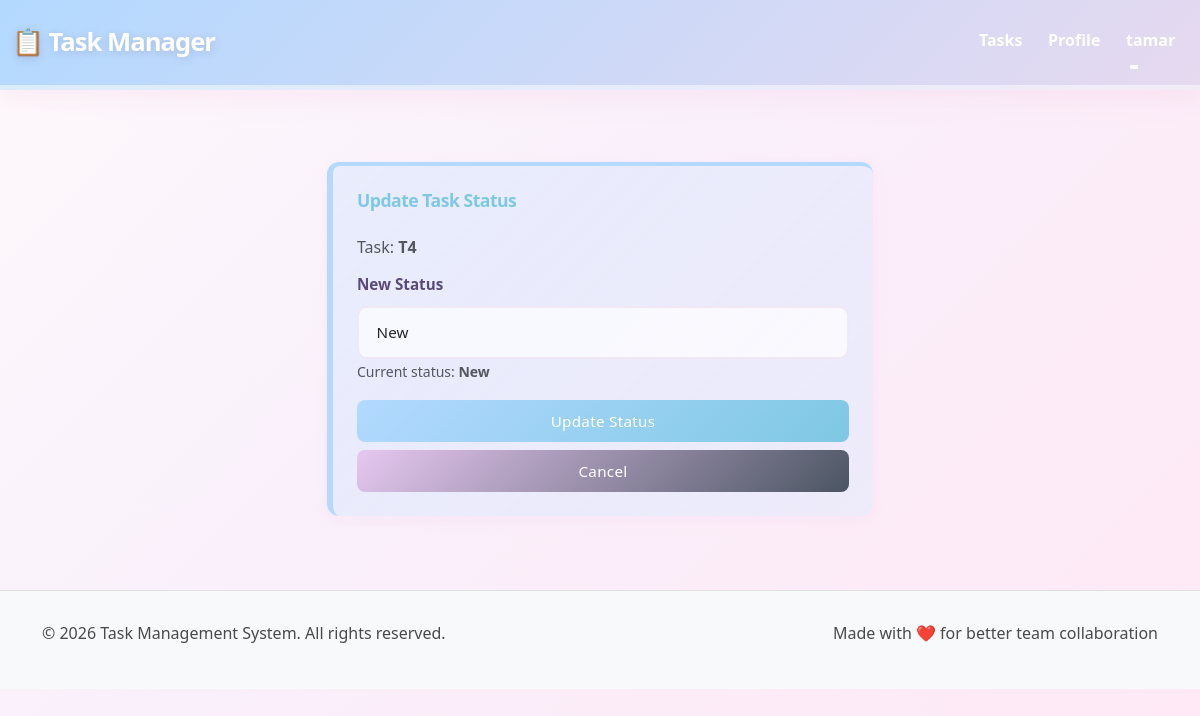
The app's page /tasks/14/status/ (signed in), older data.
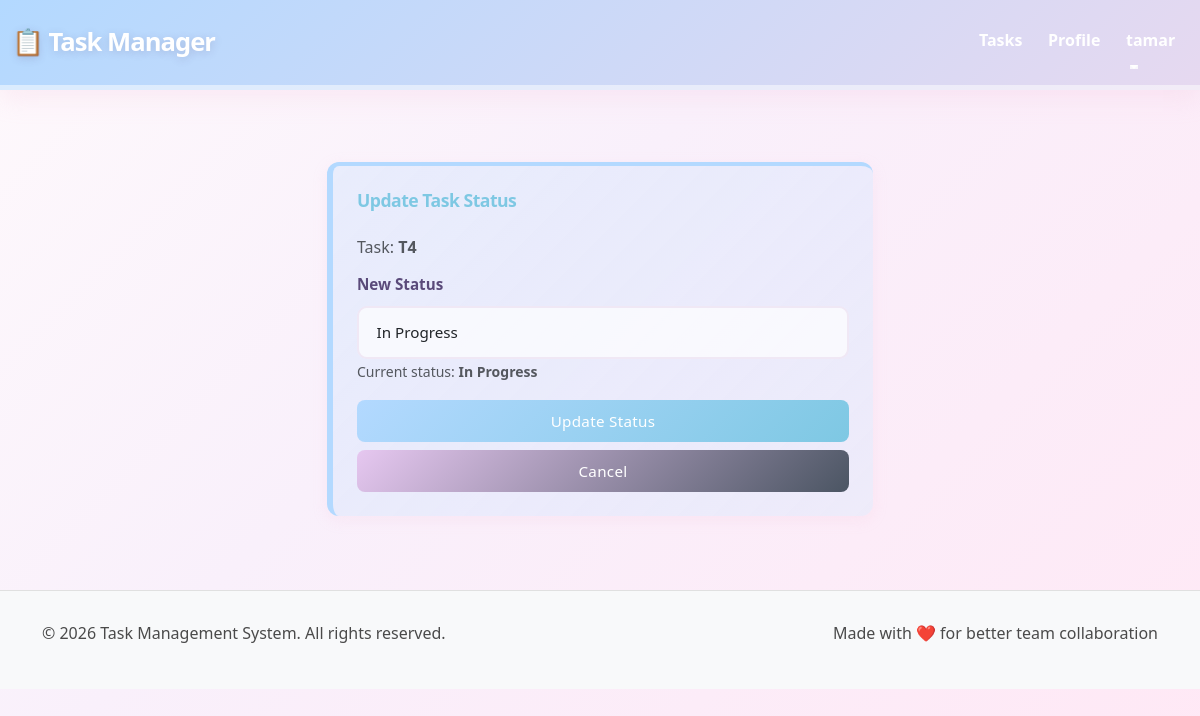
The same page, newer data.
### App1/models.py (models this page shows, shortened)
class Task(models.Model):
    STATUS_CHOICES = [
        ('New', 'New'),
        ('In Progress', 'In Progress'),
        ('Completed', 'Completed'),
    ]
    title = models.CharField(max_length=200)
    description = models.TextField()
    due_date = models.DateField()
    status = models.CharField(max_length=20, choices=STATUS_CHOICES, default='New')
    team = models.ForeignKey(Team, on_delete=models.CASCADE, related_name='tasks')
    assigned_to = models.ForeignKey(CustomUser, on_delete=models.SET_NULL, null=True, blank=True, related_name='assigned_tasks')
    class Meta:
        verbose_name = "Task"
        verbose_name_plural = "Tasks"
        ordering = ['due_date'] #חוסך מיון לפי תאריך

### App1/views.py (the view)
# urls.py: path('tasks/<int:id>/status/', views.update_task_status, name='update_task_status'),
@login_required(login_url='login')
@require_http_methods(["GET", "POST"])
def update_task_status(request, id):
    task = get_object_or_404(Task, pk=id)
    user = request.user
    if task.team != user.team:
        return redirect('task_list')
    if user.role == 'Employee' and task.assigned_to != user:
        return redirect('task_detail', id=task.id)
    if user.role == 'Manager' and task.assigned_to != user:
        return redirect('task_detail', id=task.id)
    if request.method == "POST":
        form = TaskStatusUpdateForm(request.POST, instance=task)
        if form.is_valid():
            form.save()
            return redirect('task_detail', id=task.id)
    else:
        form = TaskStatusUpdateForm(instance=task)
    context = {'form': form, 'task': task}
    return render(request, 'tasks/task_status_form.html', context)

### App1/forms.py
class TaskStatusUpdateForm(forms.ModelForm):
    class Meta:
        model = Task
        fields = ['status']
        widgets = {
            'status': forms.Select(attrs={'class': 'form-select'})
        }

### App1/templates/tasks/task_status_form.html (shortened to what this page needs)
{% extends 'base.html' %}
{% load static %}
{% block content %}
<div class="container mt-5">
    <div class="row justify-content-center">
        <div class="col-md-6">
            <div class="card">
                <div class="card-body">
                    <h2 class="card-title mb-4">Update Task Status</h2>
                    <p class="text-muted">Task: <strong>{{ task.title }}</strong></p>
                    <form method="post" novalidate>
                        <div class="mb-3">
                            <label for="{{ form.status.id_for_label }}" class="form-label">New Status</label>
                            {{ form.status }}
                            <small class="form-text text-muted">
                                Current status: <strong>{{ task.status }}</strong>
                            </small>
                        </div>
                        <button type="submit" class="btn btn-primary w-100">Update Status</button>
                        <a href="{% url 'task_detail' task.id %}" class="btn btn-secondary w-100 mt-2">Cancel</a>
                    </form>
                </div>
            </div>
        </div>
    </div>
</div>
{% endblock %}

Row changes from the older to the newer data that the page shows:
changed Task: status "New" → "In Progress"
